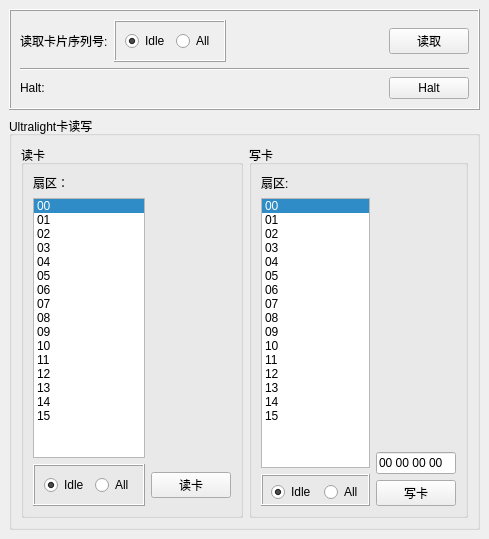
        <widget class="QWidget" name="tab">
         <attribute name="title">
          <string>Ultralight</string>
         </attribute>
         <widget class="QWidget" name="layoutWidget">
          <property name="geometry">
           <rect>
            <x>9</x>
            <y>9</y>
            <width>471</width>
            <height>521</height>
           </rect>
          </property>
          <layout class="QVBoxLayout" name="verticalLayout_3">
           <item>
            <widget class="QFrame" name="frame_13">
             <property name="frameShape">
              <enum>QFrame::Box</enum>
             </property>
             <property name="frameShadow">
              <enum>QFrame::Raised</enum>
             </property>
             <layout class="QGridLayout" name="gridLayout_12">
              <item row="0" column="0">
               <layout class="QHBoxLayout" name="horizontalLayout_43">
                <item>
                 <widget class="QLabel" name="label_34">
                  <property name="text">
                   <string>读取卡片序列号:</string>
                  </property>
                 </widget>
                </item>
                <item>
                 <widget class="QFrame" name="frame_14">
                  <property name="frameShape">
                   <enum>QFrame::Box</enum>
                  </property>
                  <property name="frameShadow">
                   <enum>QFrame::Raised</enum>
                  </property>
                  <layout class="QGridLayout" name="gridLayout_11">
                   <item row="0" column="0">
                    <widget class="QRadioButton" name="utsnIdle">
                     <property name="text">
                      <string>Idle</string>
                     </property>
                     <property name="checked">
                      <bool>true</bool>
                     </property>
                    </widget>
                   </item>
                   <item row="0" column="1">
                    <widget class="QRadioButton" name="utsnAll">
                     <property name="text">
                      <string>All</string>
                     </property>
                    </widget>
                   </item>
                  </layout>
                 </widget>
                </item>
                <item>
                 <spacer name="horizontalSpacer_38">
                  <property name="orientation">
                   <enum>Qt::Horizontal</enum>
                  </property>
                  <property name="sizeHint" stdset="0">
                   <size>
                    <width>40</width>
                    <height>20</height>
                   </size>
                  </property>
                 </spacer>
                </item>
                <item>
                 <widget class="QPushButton" name="utsnRead">
                  <property name="text">
                   <string>读取</string>
                  </property>
                 </widget>
                </item>
               </layout>
              </item>
              <item row="1" column="0">
               <widget class="Line" name="line_5">
                <property name="orientation">
                 <enum>Qt::Horizontal</enum>
                </property>
               </widget>
              </item>
              <item row="2" column="0">
               <layout class="QHBoxLayout" name="horizontalLayout_44">
                <item>
                 <widget class="QLabel" name="label_35">
                  <property name="text">
                   <string>Halt:</string>
                  </property>
                 </widget>
                </item>
                <item>
                 <spacer name="horizontalSpacer_37">
                  <property name="orientation">
                   <enum>Qt::Horizontal</enum>
                  </property>
                  <property name="sizeHint" stdset="0">
                   <size>
                    <width>40</width>
                    <height>20</height>
                   </size>
                  </property>
                 </spacer>
                </item>
                <item>
                 <widget class="QPushButton" name="utHalt">
                  <property name="text">
                   <string>Halt</string>
                  </property>
                 </widget>
                </item>
               </layout>
              </item>
             </layout>
            </widget>
           </item>
           <item>
            <widget class="QGroupBox" name="groupBox_2">
             <property name="title">
              <string>Ultralight卡读写</string>
             </property>
             <layout class="QGridLayout" name="gridLayout_16">
              <item row="0" column="0">
               <widget class="QGroupBox" name="groupBox_3">
                <property name="title">
                 <string>读卡</string>
                </property>
                <layout class="QGridLayout" name="gridLayout_15">
                 <item row="0" column="0">
                  <widget class="QLabel" name="label_36">
                   <property name="text">
                    <string>扇区：</string>
                   </property>
                  </widget>
                 </item>
                 <item row="1" column="0">
                  <widget class="QListWidget" name="utreadBlock">
                   <property name="currentRow">
                    <number>0</number>
                   </property>
                   <item>
                    <property name="text">
                     <string>00</string>
                    </property>
                   </item>
                   <item>
                    <property name="text">
                     <string>01</string>
                    </property>
                   </item>
                   <item>
                    <property name="text">
                     <string>02</string>
                    </property>
                   </item>
                   <item>
                    <property name="text">
                     <string>03</string>
                    </property>
                   </item>
                   <item>
                    <property name="text">
                     <string>04</string>
                    </property>
                   </item>
                   <item>
                    <property name="text">
                     <string>05</string>
                    </property>
                   </item>
                   <item>
                    <property name="text">
                     <string>06</string>
                    </property>
                   </item>
                   <item>
                    <property name="text">
                     <string>07</string>
                    </property>
                   </item>
                   <item>
                    <property name="text">
                     <string>08</string>
                    </property>
                   </item>
                   <item>
                    <property name="text">
                     <string>09</string>
                    </property>
                   </item>
                   <item>
                    <property name="text">
                     <string>10</string>
                    </property>
                   </item>
                   <item>
                    <property name="text">
                     <string>11</string>
                    </property>
                   </item>
                   <item>
                    <property name="text">
                     <string>12</string>
                    </property>
                   </item>
                   <item>
                    <property name="text">
                     <string>13</string>
                    </property>
                   </item>
                   <item>
                    <property name="text">
                     <string>14</string>
                    </property>
                   </item>
                   <item>
                    <property name="text">
                     <string>15</string>
                    </property>
                   </item>
                  </widget>
                 </item>
                 <item row="1" column="1">
                  <spacer name="verticalSpacer_3">
                   <property name="orientation">
                    <enum>Qt::Vertical</enum>
                   </property>
                   <property name="sizeHint" stdset="0">
                    <size>
                     <width>20</width>
                     <height>288</height>
                    </size>
                   </property>
                  </spacer>
                 </item>
                 <item row="2" column="0">
                  <widget class="QFrame" name="frame_15">
                   <property name="frameShape">
                    <enum>QFrame::Box</enum>
                   </property>
                   <property name="frameShadow">
                    <enum>QFrame::Raised</enum>
                   </property>
                   <layout class="QGridLayout" name="gridLayout_13">
                    <item row="0" column="0">
                     <widget class="QRadioButton" name="utreadIdle">
                      <property name="text">
                       <string>Idle</string>
                      </property>
                      <property name="checked">
                       <bool>true</bool>
                      </property>
                     </widget>
                    </item>
                    <item row="0" column="1">
                     <widget class="QRadioButton" name="utreadAll">
                      <property name="text">
                       <string>All</string>
                      </property>
                     </widget>
                    </item>
                   </layout>
                  </widget>
                 </item>
                 <item row="2" column="1">
                  <widget class="QPushButton" name="utblockRead">
                   <property name="text">
                    <string>读卡</string>
                   </property>
                  </widget>
                 </item>
                </layout>
               </widget>
              </item>
              <item row="0" column="1">
               <widget class="QGroupBox" name="groupBox_4">
                <property name="title">
                 <string>写卡</string>
                </property>
                <layout class="QGridLayout" name="gridLayout_14">
                 <item row="0" column="0">
                  <widget class="QLabel" name="label_37">
                   <property name="text">
                    <string>扇区:</string>
                   </property>
                  </widget>
                 </item>
                 <item row="1" column="0">
                  <layout class="QVBoxLayout" name="verticalLayout">
                   <item>
                    <widget class="QListWidget" name="utwriteBlock">
                     <property name="currentRow">
                      <number>0</number>
                     </property>
                     <item>
                      <property name="text">
                       <string>00</string>
                      </property>
                     </item>
                     <item>
                      <property name="text">
                       <string>01</string>
                      </property>
                     </item>
                     <item>
                      <property name="text">
                       <string>02</string>
                      </property>
                     </item>
                     <item>
                      <property name="text">
                       <string>03</string>
                      </property>
                     </item>
                     <item>
                      <property name="text">
                       <string>04</string>
                      </property>
                     </item>
                     <item>
                      <property name="text">
                       <string>05</string>
                      </property>
                     </item>
                     <item>
                      <property name="text">
                       <string>06</string>
                      </property>
                     </item>
                     <item>
                      <property name="text">
                       <string>07</string>
                      </property>
                     </item>
                     <item>
                      <property name="text">
                       <string>08</string>
                      </property>
                     </item>
                     <item>
                      <property name="text">
                       <string>09</string>
                      </property>
                     </item>
                     <item>
                      <property name="text">
                       <string>10</string>
                      </property>
                     </item>
                     <item>
                      <property name="text">
                       <string>11</string>
                      </property>
                     </item>
                     <item>
                      <property name="text">
                       <string>12</string>
                      </property>
                     </item>
                     <item>
                      <property name="text">
                       <string>13</string>
                      </property>
                     </item>
                     <item>
                      <property name="text">
                       <string>14</string>
                      </property>
                     </item>
                     <item>
                      <property name="text">
                       <string>15</string>
                      </property>
                     </item>
                    </widget>
                   </item>
                   <item>
                    <widget class="QFrame" name="frame_16">
                     <property name="minimumSize">
                      <size>
                       <width>0</width>
                       <height>32</height>
                      </size>
                     </property>
                     <property name="frameShape">
                      <enum>QFrame::Box</enum>
                     </property>
                     <property name="frameShadow">
                      <enum>QFrame::Raised</enum>
                     </property>
                     <widget class="QRadioButton" name="utwriteIdle">
                      <property name="geometry">
                       <rect>
                        <x>10</x>
                        <y>10</y>
                        <width>47</width>
                        <height>16</height>
                       </rect>
                      </property>
                      <property name="text">
                       <string>Idle</string>
                      </property>
                      <property name="checked">
                       <bool>true</bool>
                      </property>
                     </widget>
                     <widget class="QRadioButton" name="utwriteAll">
                      <property name="geometry">
                       <rect>
                        <x>63</x>
                        <y>10</y>
                        <width>41</width>
                        <height>16</height>
                       </rect>
                      </property>
                      <property name="text">
                       <string>All</string>
                      </property>
                     </widget>
                    </widget>
                   </item>
                  </layout>
                 </item>
                 <item row="1" column="1">
                  <layout class="QVBoxLayout" name="verticalLayout_2">
                   <item>
                    <spacer name="verticalSpacer_4">
                     <property name="orientation">
                      <enum>Qt::Vertical</enum>
                     </property>
                     <property name="sizeHint" stdset="0">
                      <size>
                       <width>20</width>
                       <height>40</height>
                      </size>
                     </property>
                    </spacer>
                   </item>
                   <item>
                    <widget class="QLineEdit" name="utwriteData">
                     <property name="text">
                      <string>00 00 00 00</string>
                     </property>
                    </widget>
                   </item>
                   <item>
                    <widget class="QPushButton" name="utwriteWrite">
                     <property name="text">
                      <string>写卡</string>
                     </property>
                    </widget>
                   </item>
                  </layout>
                 </item>
                </layout>
               </widget>
              </item>
             </layout>
            </widget>
           </item>
          </layout>
         </widget>
        </widget>
